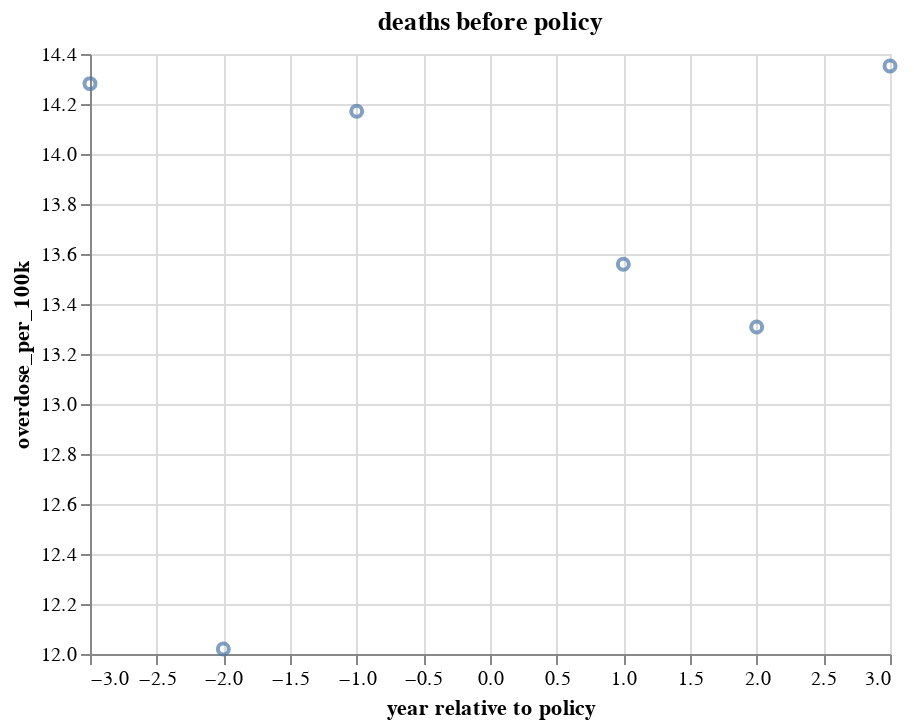

Notebook cell for this chart:
### Code cell
# test the function
# may remove title parameters later - not really necessary as we aren't plotting this part in our final analysis
# however, if we can't add a title to our fit/regression line charts, we may need to add them here
base_before, base_after = get_charts(b4 = wa_b4, after = wa_after, title_b4 = "deaths before policy", title_after="deaths after policy")
base_before + base_after

### Figure 1 — Vega-Lite specification as saved in the notebook (floating-point values rounded to 4 significant figures)
{"config": {"view": {"continuousWidth": 400, "continuousHeight": 300}}, "layer": [{"data": {"name": "data-17a89e17f5bfced4a79b7918029a5edb"}, "mark": "point", "encoding": {"x": {"field": "year relative to policy", "scale": {"zero": false}, "type": "quantitative"}, "y": {"field": "overdose_per_100k", "scale": {"zero": false}, "type": "quantitative"}}, "title": "deaths before policy"}, {"data": {"name": "data-7e3b63ba46b166cf5a9a2fb157268f77"}, "mark": "point", "encoding": {"x": {"field": "year relative to policy", "scale": {"zero": false}, "type": "quantitative"}, "y": {"field": "overdose_per_100k", "scale": {"zero": false}, "type": "quantitative"}}, "title": "deaths after policy"}], "$schema": "https://vega.github.io/schema/vega-lite/v4.17.0.json", "datasets": {"data-17a89e17f5bfced4a79b7918029a5edb": [{"Year": 2009.0, "overdose_per_100k": 14.28, "year relative to policy": -3}, {"Year": 2010.0, "overdose_per_100k": 12.02, "year relative to policy": -2}, {"Year": 2011.0, "overdose_per_100k": 14.17, "year relative to policy": -1}], "data-7e3b63ba46b166cf5a9a2fb157268f77": [{"Year": 2013.0, "overdose_per_100k": 13.56, "year relative to policy": 1}, {"Year": 2014.0, "overdose_per_100k": 13.31, "year relative to policy": 2}, {"Year": 2015.0, "overdose_per_100k": 14.35, "year relative to policy": 3}]}}
